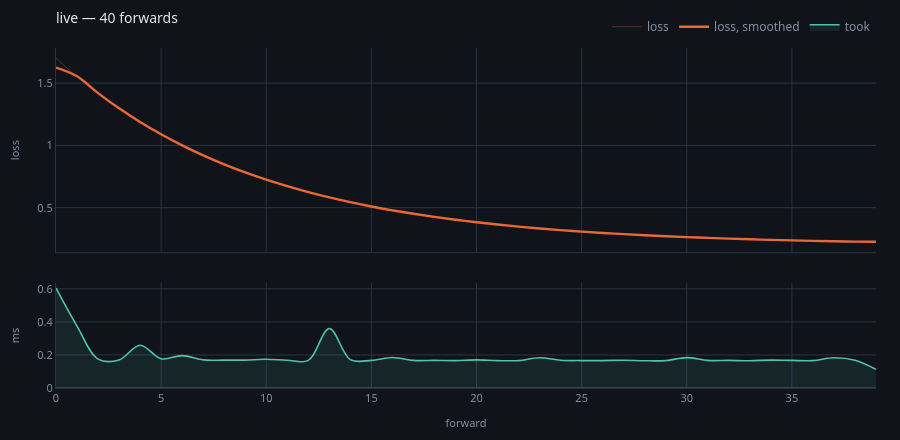

This figure's notebook cell:
### Markdown cell above
## The same figure, live

`Live` is handed facts as they happen and fills **the same drawing function**
as `progress`. It can, because a fact read back is the very dict a watcher was
given. A live view and a report written twice are two things that slowly stop
agreeing.

With `ipywidgets` installed, `live.widget()` redraws in place; without one it
still tallies everything and the cell shows the figure at any moment.

### Code cell
live = Live(title="live")

for step in range(40):
    g.forward("the quick brown fox jumps", watching=live)
    live({"fact": "loss", "value": 1.5 * 0.9**step + 0.2})

live

### Figure 1 — Plotly figure (JSON) as saved in the notebook; plotly's stock layout.template omitted (floating-point values rounded to 4 significant figures)
{"data": [{"hovertemplate": "forward %{x}<br>loss %{y:.4g}<extra></extra>", "line": {"color": "#eb6834", "width": 1}, "mode": "lines", "name": "loss", "opacity": 0.32, "type": "scatter", "x": [0, 1, 2, 3, 4, 5, 6, 7, 8, 9, 10, 11, 12, 13, 14, 15, 16, 17, 18, 19, 20, 21, 22, 23, 24, 25, 26, 27, 28, 29, 30, 31, 32, 33, 34, 35, 36, 37, 38, 39], "xaxis": "x", "y": [1.7, 1.55, 1.415, 1.294, 1.184, 1.086, 0.9972, 0.9174, 0.8457, 0.7811, 0.723, 0.6707, 0.6236, 0.5813, 0.5432, 0.5088, 0.478, 0.4502, 0.4251, 0.4026, 0.3824, 0.3641, 0.3477, 0.3329, 0.3196, 0.3077, 0.2969, 0.2872, 0.2785, 0.2707, 0.2636, 0.2572, 0.2515, 0.2464, 0.2417, 0.2375, 0.2338, 0.2304, 0.2274, 0.2246], "yaxis": "y"}, {"hovertemplate": "forward %{x}<br>mean %{y:.4g}<extra></extra>", "line": {"color": "#eb6834", "shape": "spline", "width": 2.4}, "mode": "lines", "name": "loss, smoothed", "type": "scatter", "x": [0, 1, 2, 3, 4, 5, 6, 7, 8, 9, 10, 11, 12, 13, 14, 15, 16, 17, 18, 19, 20, 21, 22, 23, 24, 25, 26, 27, 28, 29, 30, 31, 32, 33, 34, 35, 36, 37, 38, 39], "xaxis": "x", "y": [1.625, 1.555, 1.419, 1.298, 1.188, 1.089, 1.0, 0.9201, 0.8481, 0.7833, 0.725, 0.6725, 0.6252, 0.5827, 0.5444, 0.51, 0.479, 0.4511, 0.426, 0.4034, 0.383, 0.3647, 0.3483, 0.3334, 0.3201, 0.3081, 0.2973, 0.2875, 0.2788, 0.2709, 0.2638, 0.2574, 0.2517, 0.2465, 0.2419, 0.2377, 0.2339, 0.2305, 0.2275, 0.226], "yaxis": "y"}, {"fill": "tozeroy", "fillcolor": "rgba(79,195,176,0.10)", "hovertemplate": "forward %{x}<br>%{y:.1f} ms<extra></extra>", "line": {"color": "#4fc3b0", "shape": "spline", "width": 1.6}, "mode": "lines", "name": "took", "type": "scatter", "x": [0, 1, 2, 3, 4, 5, 6, 7, 8, 9, 10, 11, 12, 13, 14, 15, 16, 17, 18, 19, 20, 21, 22, 23, 24, 25, 26, 27, 28, 29, 30, 31, 32, 33, 34, 35, 36, 37, 38, 39], "xaxis": "x2", "y": [0.605, 0.375, 0.175, 0.17, 0.259, 0.177, 0.196, 0.17, 0.169, 0.169, 0.174, 0.168, 0.167, 0.36, 0.172, 0.167, 0.185, 0.167, 0.167, 0.166, 0.17, 0.166, 0.166, 0.183, 0.168, 0.166, 0.166, 0.168, 0.165, 0.166, 0.184, 0.167, 0.167, 0.165, 0.169, 0.167, 0.166, 0.183, 0.168, 0.113], "yaxis": "y2"}, {"hovertemplate": "forward %{x} broke<extra></extra>", "marker": {"color": "#ef5f6b", "size": 9, "symbol": "x"}, "mode": "markers", "name": "broke", "showlegend": false, "type": "scatter", "x": [], "xaxis": "x", "y": [], "yaxis": "y"}], "layout": {"font": {"color": "#e7e9ef", "family": "system-ui, -apple-system, Segoe UI, Roboto, sans-serif", "size": 12}, "height": 440, "hoverlabel": {"align": "left", "bgcolor": "#1a1e28", "bordercolor": "#2c3242", "font": {"color": "#e7e9ef", "family": "system-ui, -apple-system, Segoe UI, Roboto, sans-serif"}}, "hovermode": "x unified", "legend": {"bgcolor": "rgba(0,0,0,0)", "font": {"color": "#868ea3"}, "orientation": "h", "x": 1, "xanchor": "right", "y": 1.02, "yanchor": "bottom"}, "margin": {"b": 44, "l": 56, "r": 24, "t": 44}, "paper_bgcolor": "#101319", "plot_bgcolor": "#101319", "title": {"font": {"size": 14}, "text": "live — 40 forwards", "x": 0, "xanchor": "left", "xref": "paper", "y": 0.97, "yanchor": "top"}, "xaxis": {"anchor": "y", "domain": [0.0, 1.0], "gridcolor": "#2c3242", "linecolor": "#2c3242", "matches": "x2", "showticklabels": false, "tickfont": {"color": "#868ea3", "size": 11}, "title": {"font": {"color": "#868ea3", "size": 11}}, "zerolinecolor": "#2c3242"}, "xaxis2": {"anchor": "y2", "domain": [0.0, 1.0], "gridcolor": "#2c3242", "linecolor": "#2c3242", "tickfont": {"color": "#868ea3", "size": 11}, "title": {"font": {"color": "#868ea3", "size": 11}, "text": "forward"}, "zerolinecolor": "#2c3242"}, "yaxis": {"anchor": "x", "domain": [0.3994, 1.0], "gridcolor": "#2c3242", "linecolor": "#2c3242", "tickfont": {"color": "#868ea3", "size": 11}, "title": {"font": {"color": "#868ea3", "size": 11}, "text": "loss"}, "zerolinecolor": "#2c3242"}, "yaxis2": {"anchor": "x2", "domain": [0.0, 0.3094], "gridcolor": "#2c3242", "linecolor": "#2c3242", "rangemode": "tozero", "tickfont": {"color": "#868ea3", "size": 11}, "title": {"font": {"color": "#868ea3", "size": 11}, "text": "ms"}, "zerolinecolor": "#2c3242"}}}
